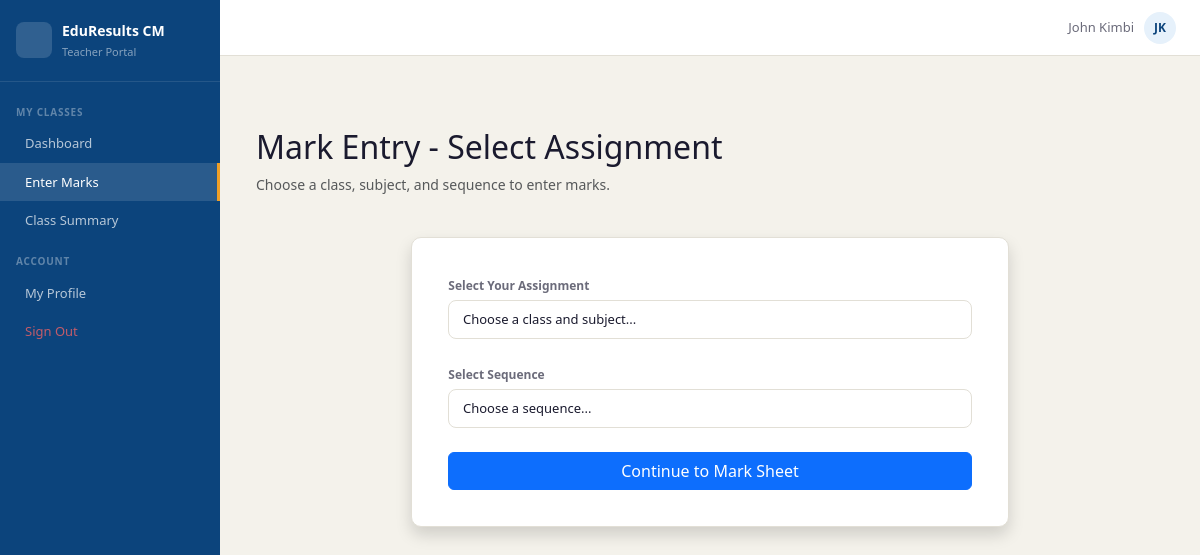
Screenshot of /marks/teacher/assignments/ (signed in) with the database file from the repository.
### accounts/models.py (models this page shows, shortened)
class User(AbstractUser):
    ROLE_CHOICES = [
        ('admin',   'Administrator'),
        ('teacher', 'Teacher'),
        ('student', 'Student'),
        ('parent',  'Parent'),
    ]
    role = models.CharField(max_length=10, choices=ROLE_CHOICES, default='student')
    def is_admin(self):   return self.role == 'admin'
    def is_teacher(self): return self.role == 'teacher'

### marks/views.py (the view)
# urls.py: path('teacher/assignments/',                                 views.select_assignment,   name='select_assignment'),
@login_required
@role_required('teacher')
def select_assignment(request):
    teacher = request.user.teacher_profile
    assignments = TeacherAssignment.objects.filter(teacher=teacher).select_related('subject', 'class_group', 'academic_year')
    sequences = Sequence.objects.all().select_related('term__academic_year')
    if request.method == 'POST':
        assignment_id = request.POST.get('assignment')
        sequence_id = request.POST.get('sequence')
        if assignment_id and sequence_id:
            return redirect('marks:mark_entry_sheet', assignment_id=assignment_id, sequence_id=sequence_id)
    return render(request, 'marks/select_assignment.html', {
        'assignments': assignments,
        'sequences': sequences
    })

### school/models.py (called while the page is built)
    def __str__(self):
        return self.label

    def __str__(self):
        return f"Term {self.name} — {self.academic_year}"

    def __str__(self):
        return f"Seq {self.name} · {self.term}"

    def __str__(self):
        return f"{self.level}{' ' + self.suffix if self.suffix else ''} ({self.academic_year})"

    def __str__(self):
        return f"{self.name} (coeff. {self.coefficient})"

### templates/marks/select_assignment.html (shortened to what this page needs)
{% extends 'base.html' %}
{% block nav_t_marks %}active{% endblock %}
{% block content %}
<div class="container mt-5">
    <div class="row mb-4">
        <div class="col">
            <h2>Mark Entry - Select Assignment</h2>
            <p class="text-muted">Choose a class, subject, and sequence to enter marks.</p>
        </div>
    </div>
    <div class="row justify-content-center">
        <div class="col-md-8">
            <div class="card shadow">
                <div class="card-body">
                    <form method="post">
                        <div class="mb-4">
                            <label for="assignment" class="form-label fw-bold">Select Your Assignment</label>
                            <select name="assignment" id="assignment" class="form-select" required>
                                <option value="" selected disabled>Choose a class and subject...</option>
                            </select>
                        </div>
                        <div class="mb-4">
                            <label for="sequence" class="form-label fw-bold">Select Sequence</label>
                            <select name="sequence" id="sequence" class="form-select" required>
                                <option value="" selected disabled>Choose a sequence...</option>
                            </select>
                        </div>
                        <div class="d-grid">
                            <button type="submit" class="btn btn-primary" {% if not assignments %}disabled{% endif %}>Continue to Mark Sheet</button>
                        </div>
                    </form>
                </div>
            </div>
        </div>
    </div>
</div>
{% endblock %}

### templates/base.html (shortened to what this page needs)
{% load static %}
<!DOCTYPE html>
<html lang="en">
<head>
  <link href="https://cdn.jsdelivr.net/npm/bootstrap@5.3.3/dist/css/bootstrap.min.css" rel="stylesheet">
  <link href="https://cdn.jsdelivr.net/npm/@tabler/icons-webfont@3.19.0/tabler-icons.min.css" rel="stylesheet">
  <link href="{% static 'css/main.css' %}" rel="stylesheet">
</head>
<body>
{% if user.is_authenticated %}
<div class="app-layout">
  <aside class="sidebar" id="sidebar">
    <div class="sidebar-logo">
      <div class="sidebar-logo-icon"></div>
      <div>
        <div class="sidebar-app-name">EduResults CM</div>
        <div class="sidebar-role">
          {% if user.is_admin %}Administrator
          {% elif user.is_teacher %}Teacher Portal
          {% elif user.is_student %}Student Portal
          {% elif user.is_parent %}Parent Portal
          {% endif %}
        </div>
      </div>
    </div>
    <nav class="sidebar-nav">
      {% if user.is_admin %}
      <div class="nav-section">Overview</div>
      <a href="{% url 'accounts:dashboard' %}" class="nav-item {% block nav_dashboard %}{% endblock %}">
        <i class="ti ti-layout-dashboard"></i> Dashboard
      </a>
      <div class="nav-section">People</div>
      <a href="{% url 'accounts:manage_students' %}" class="nav-item {% block nav_students %}{% endblock %}">
        <i class="ti ti-users"></i> Students
      </a>
      <a href="{% url 'accounts:manage_teachers' %}" class="nav-item {% block nav_teachers %}{% endblock %}">
        <i class="ti ti-chalkboard"></i> Teachers
      </a>
      <a href="{% url 'accounts:manage_parents' %}" class="nav-item {% block nav_parents %}{% endblock %}">
        <i class="ti ti-heart-handshake"></i> Parents
      </a>
      <div class="nav-section">School</div>
      <a href="{% url 'school:structure' %}" class="nav-item {% block nav_structure %}{% endblock %}">
        <i class="ti ti-settings"></i> School Structure
      </a>
      <div class="nav-section">Results</div>
      <a href="{% url 'school:publish_sequence' %}" class="nav-item {% block nav_marks %}{% endblock %}">
        <i class="ti ti-broadcast"></i> Publish Results
      </a>
      <a href="{% url 'reports:analytics' %}" class="nav-item {% block nav_analytics %}{% endblock %}">
        <i class="ti ti-chart-bar"></i> Analytics
      </a>
      <a href="{% url 'reports:admin_hub' %}" class="nav-item {% block nav_reports %}{% endblock %}">
        <i class="ti ti-file-download"></i> Report Cards
      </a>
      {% elif user.is_teacher %}
      <div class="nav-section">My Classes</div>
      <a href="{% url 'accounts:dashboard' %}" class="nav-item {% block nav_t_dashboard %}{% endblock %}">
         Dashboard
      </a>
      <a href="{% url 'marks:select_assignment' %}" class="nav-item {% block nav_t_marks %}{% endblock %}">
         Enter Marks
      </a>
      <a href="{% url 'marks:class_summary' %}" class="nav-item {% block nav_t_summary %}{% endblock %}">
         Class Summary
      </a>
      {% endif %}
      <div class="nav-section">Account</div>
      <a href="{% url 'accounts:password_change' %}" class="nav-item {% block nav_profile %}{% endblock %}">
         My Profile
      </a>
      <a href="{% url 'accounts:logout' %}" class="nav-item nav-item-danger">
         Sign Out
      </a>
    </nav>
  </aside>
  <div class="main-wrapper">
    <header class="topbar">
      <div class="topbar-user">
        <span class="topbar-name">{{ user.get_full_name|default:user.username }}</span>
        <div class="topbar-avatar">{{ user.first_name|first|upper }}{{ user.last_name|first|upper }}</div>
      </div>
    </header>
    <main class="main-content">
      {% block content %}{% endblock %}
    </main>
  </div>
</div>
{% else %}
  {% block auth_content %}{% endblock %}
{% endif %}
</body>
</html>

### static/css/main.css (style rules this page uses)
:root { --navy: #0C447C; --navy-mid: #378ADD; --navy-light: #E6F1FB; --amber: #BA7517; --amber-mid: #EF9F27; --amber-light:#FAEEDA; --teal: #0F6E56; --teal-light: #E1F5EE; --red: #A32D2D; --red-light: #FCEBEB; --surface: #F4F2EB; --border: #E2DFD6; --text: #1A1A2E; --text-muted: #6B6B7A; --white: #FFFFFF; --sidebar-w: 220px; }
*, *::before, *::after { box-sizing: border-box; margin: 0; padding: 0; }
body { font-family: 'Segoe UI', Arial, sans-serif; background: var(--surface); color: var(--text); font-size: 14px; line-height: 1.6; }
a { color: var(--navy-mid); text-decoration: none; }
.app-layout { display: flex; min-height: 100vh; }
.sidebar { width: var(--sidebar-w); background: var(--navy); display: flex; flex-direction: column; flex-shrink: 0; position: fixed; top: 0; left: 0; height: 100vh; overflow-y: auto; z-index: 100; transition: transform .25s ease; }
.sidebar-logo { display: flex; align-items: center; gap: 10px; padding: 1.25rem 1rem; border-bottom: 1px solid rgba(255,255,255,.1); }
.sidebar-logo-icon { width: 36px; height: 36px; background: rgba(255,255,255,.15); border-radius: 8px; display: flex; align-items: center; justify-content: center; font-size: 18px; color: #fff; flex-shrink: 0; }
.sidebar-app-name { font-size: 14px; font-weight: 600; color: #fff; }
.sidebar-role { font-size: 11px; color: rgba(255,255,255,.5); margin-top: 1px; }
.sidebar-nav { padding: .5rem 0 1rem; flex: 1; }
.nav-section { font-size: 10px; font-weight: 600; color: rgba(255,255,255,.35); text-transform: uppercase; letter-spacing: .08em; padding: .85rem 1rem .3rem; }
.nav-item { display: flex; align-items: center; gap: 9px; padding: .55rem 1rem; font-size: 13px; color: rgba(255,255,255,.7); transition: all .15s; border-right: 3px solid transparent; }
.nav-item.active { background: rgba(255,255,255,.12); color: #fff; border-right-color: var(--amber-mid); }
.nav-item-danger { color: rgba(255,100,100,.75) !important; }
.main-wrapper { margin-left: var(--sidebar-w); flex: 1; display: flex; flex-direction: column; min-height: 100vh; }
.topbar { height: 56px; background: var(--white); border-bottom: 1px solid var(--border); display: flex; align-items: center; padding: 0 1.5rem; gap: 1rem; position: sticky; top: 0; z-index: 50; }
.topbar-user { display: flex; align-items: center; gap: 10px; }
.topbar-name { font-size: 13px; color: var(--text-muted); }
.topbar-avatar { width: 32px; height: 32px; background: var(--navy-light); color: var(--navy); border-radius: 50%; display: flex; align-items: center; justify-content: center; font-size: 12px; font-weight: 700; }
.main-content { padding: 1.5rem; flex: 1; }
.card { background: var(--white); border: 1px solid var(--border); border-radius: 10px; padding: 1.25rem; margin-bottom: 1rem; }
.form-label { font-size: 12px; font-weight: 600; color: var(--text-muted); margin-bottom: 5px; }
.form-control, .form-select { background: var(--white); border: 1px solid var(--border); color: var(--text); border-radius: 8px; font-size: 13px; padding: .55rem .85rem; }

### rows the page displays
User: get_full_name "John Kimbi", first_name|first "J", last_name|first "K"
